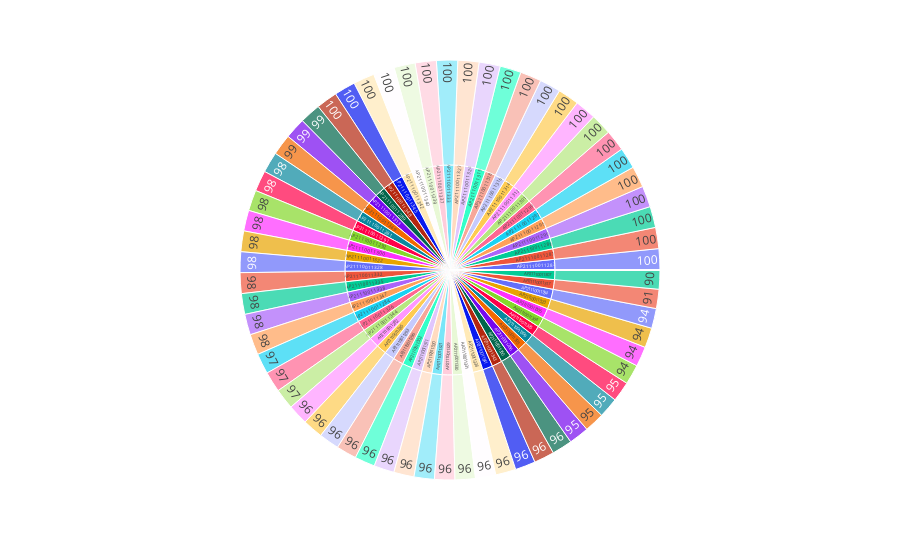

The notebook cell saved with this chart:
### Code cell
import plotly_express as px
fig=px.sunburst(temp,path=['Register No.','Total'],values='Total')
fig.show()

### Figure 1 — Plotly figure (JSON) as saved in the notebook; plotly's stock layout.template omitted (floating-point values rounded to 4 significant figures; data arrays with more than 128 entries replaced by an {"elided": "..."} marker saying what was removed)
{"data": [{"branchvalues": "total", "domain": {"x": [0, 1], "y": [0, 1]}, "hovertemplate": "labels=%{label}<br>Total=%{value}<br>parent=%{parent}<br>id=%{id}<extra></extra>", "ids": {"elided": "140 str values"}, "labels": {"elided": "140 str values"}, "name": "", "parents": {"elided": "140 str values"}, "type": "sunburst", "values": {"elided": "140 int values"}}], "layout": {"legend": {"tracegroupgap": 0}, "margin": {"t": 60}}}
